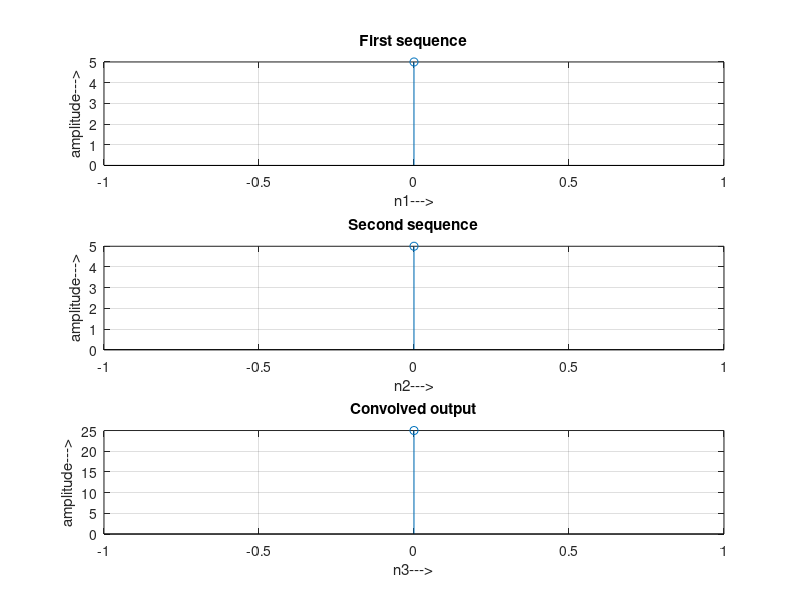

MATLAB code for this plot:
clc; 
clear all; 
close all; 
x1=input('Enter the first sequence x1(n) = '); 
x2=input('Enter the second sequence x2(n) = '); 
L=length(x1); 
M=length(x2); 
N=L+M-1; 
yn=conv(x1,x2); 
disp('The values of yn are=');
disp(yn); 

n1=0:L-1; 
subplot(311); 
stem(n1,x1); 
grid on; 
xlabel('n1--->'); 
ylabel('amplitude--->'); 
title('First sequence'); 

n2=0:M-1; 
subplot(312); 
stem(n2,x2); 
grid on; 
xlabel('n2--->'); 
ylabel('amplitude--->');
title('Second sequence'); 

n3=0:N-1; 
subplot(313); 
stem(n3,yn); 
grid on; 
xlabel('n3--->'); 
ylabel('amplitude--->'); 
title('Convolved output'); 